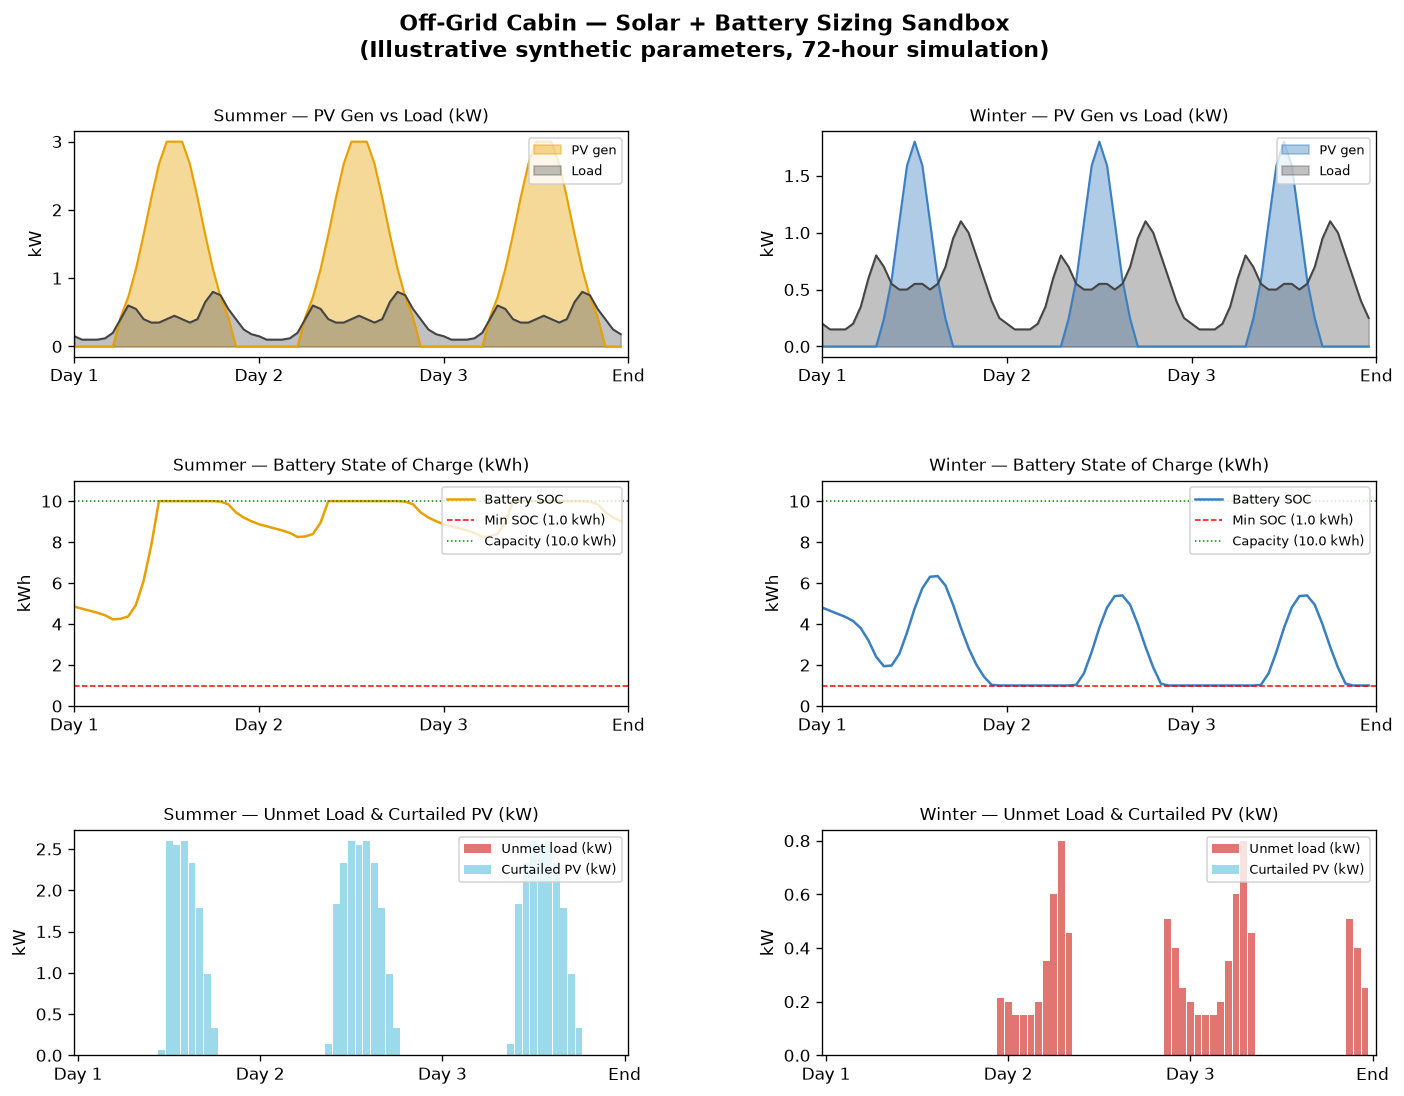

Write Python code to recreate this figure.
"""
solar_battery_sandbox.py
------------------------
Off-Grid Solar + Battery Sizing Sandbox

A simple, transparent hourly energy balance model for an off-grid cabin.
All parameters are illustrative synthetic defaults — not from any proprietary source.

Model logic (per hour):
  pv_gen   = peak_kw * cf_hour              # PV output
  net      = pv_gen - load_kw               # positive = surplus, negative = deficit
  if net > 0:
      charge battery (up to capacity); remainder is curtailed PV
  if net < 0:
      discharge battery (down to min_soc); remainder is unmet load

Outputs: CSV data per scenario + combined PNG figure.
"""

import csv
import math
import os

# ── optional matplotlib guard ────────────────────────────────────────────────
try:
    import matplotlib
    matplotlib.use("Agg")
    import matplotlib.pyplot as plt
    import matplotlib.gridspec as gridspec
    HAS_MPL = True
except ImportError:
    HAS_MPL = False
    print("WARNING: matplotlib not found — PNG will not be generated.")

# ─────────────────────────────────────────────────────────────────────────────
# PARAMETERS (all illustrative / synthetic)
# ─────────────────────────────────────────────────────────────────────────────

# PV array
PV_PEAK_KW = 3.0          # nameplate capacity

# Battery
BATT_CAPACITY_KWH = 10.0  # usable capacity (illustrative; e.g. 2×5 kWh LFP)
BATT_MIN_SOC_KWH  = 1.0   # keep ~10 % as a depth-of-discharge floor
BATT_INIT_SOC_KWH = 5.0   # starting state of charge
BATT_EFF          = 0.95   # round-trip efficiency (applied on charge)

# Hourly load profile — synthetic "cabin" (kW)
# Peaks in morning/evening; low overnight.  Two seasons differ in magnitude.
LOAD_SUMMER = [
    0.15, 0.10, 0.10, 0.10, 0.12, 0.20,   # 00–05
    0.40, 0.60, 0.55, 0.40, 0.35, 0.35,   # 06–11
    0.40, 0.45, 0.40, 0.35, 0.40, 0.65,   # 12–17
    0.80, 0.75, 0.55, 0.40, 0.25, 0.18,   # 18–23
]

LOAD_WINTER = [
    0.20, 0.15, 0.15, 0.15, 0.20, 0.35,   # 00–05  (more heating/lighting)
    0.60, 0.80, 0.70, 0.55, 0.50, 0.50,   # 06–11
    0.55, 0.55, 0.50, 0.55, 0.70, 0.95,   # 12–17
    1.10, 1.00, 0.80, 0.60, 0.40, 0.25,   # 18–23
]

# Hourly PV capacity factor profiles (fraction of peak, synthetic clear-sky shape)
def _bell(hour, peak_hour, width, amplitude):
    """Simple Gaussian bell for a single-hump PV day."""
    return amplitude * math.exp(-0.5 * ((hour - peak_hour) / width) ** 2)

def pv_cf_summer(hour):
    """Longer solar day, higher sun, sunrise ~06:00, sunset ~20:00."""
    if 6 <= hour <= 20:
        return min(1.0, _bell(hour, 13, 3.5, 1.05))
    return 0.0

def pv_cf_winter(hour):
    """Shorter solar day, lower sun angle (~60 % of summer peak), sunrise ~08:00, sunset ~16:00."""
    if 8 <= hour <= 16:
        return min(1.0, _bell(hour, 12, 2.0, 0.60))
    return 0.0


# ─────────────────────────────────────────────────────────────────────────────
# SIMULATION ENGINE
# ─────────────────────────────────────────────────────────────────────────────

def simulate(name, load_24h, pv_cf_fn, days=3):
    """
    Run hourly simulation for `days` days.
    Returns list of dicts with columns:
      hour, load_kw, pv_gen_kw, batt_soc_kwh,
      unmet_kw, curtailed_kw, net_kw
    """
    rows = []
    soc = BATT_INIT_SOC_KWH

    for d in range(days):
        for h in range(24):
            abs_hour = d * 24 + h
            load = load_24h[h]
            pv   = PV_PEAK_KW * pv_cf_fn(h)
            net  = pv - load        # + means surplus

            unmet     = 0.0
            curtailed = 0.0

            if net >= 0:
                # Surplus: charge battery
                charge_avail = (BATT_CAPACITY_KWH - soc) / BATT_EFF
                charge       = min(net, charge_avail)
                soc         += charge * BATT_EFF
                curtailed    = net - charge
            else:
                # Deficit: discharge battery
                deficit      = -net
                discharge    = min(deficit, soc - BATT_MIN_SOC_KWH)
                soc         -= discharge
                unmet        = deficit - discharge

            rows.append({
                "scenario":    name,
                "day":         d + 1,
                "hour_of_day": h,
                "abs_hour":    abs_hour,
                "load_kw":     round(load, 4),
                "pv_gen_kw":   round(pv,  4),
                "net_kw":      round(net, 4),
                "batt_soc_kwh":round(soc, 4),
                "unmet_kw":    round(unmet, 4),
                "curtailed_kw":round(curtailed, 4),
            })

    return rows


def summarize(rows, name):
    total_load    = sum(r["load_kw"]     for r in rows)
    total_pv      = sum(r["pv_gen_kw"]   for r in rows)
    total_unmet   = sum(r["unmet_kw"]    for r in rows)
    total_curt    = sum(r["curtailed_kw"] for r in rows)
    reliability   = 100 * (1 - total_unmet / total_load) if total_load else 0
    self_suf      = 100 * (total_pv - total_curt) / total_load if total_load else 0
    print(f"\n── {name} (72-hour summary) ──")
    print(f"  Total load         : {total_load:.2f} kWh")
    print(f"  Total PV generated : {total_pv:.2f} kWh")
    print(f"  Unmet load         : {total_unmet:.2f} kWh  ({100*total_unmet/total_load:.1f}% of load)")
    print(f"  Curtailed PV       : {total_curt:.2f} kWh")
    print(f"  Load reliability   : {reliability:.1f}%")
    print(f"  Served-energy ratio: {self_suf:.1f}%  (simplified; useful PV incl. storage effects)")


# ─────────────────────────────────────────────────────────────────────────────
# PLOT
# ─────────────────────────────────────────────────────────────────────────────

def make_plot(summer_rows, winter_rows, out_path):
    fig = plt.figure(figsize=(14, 10))
    fig.suptitle(
        "Off-Grid Cabin — Solar + Battery Sizing Sandbox\n"
        "(Illustrative synthetic parameters, 72-hour simulation)",
        fontsize=13, fontweight="bold", y=0.98,
    )
    gs = gridspec.GridSpec(3, 2, figure=fig, hspace=0.55, wspace=0.35)

    scenarios = [
        ("Summer", summer_rows, "#e8a000"),
        ("Winter", winter_rows, "#3a7fc1"),
    ]

    for col, (label, rows, color) in enumerate(scenarios):
        hours      = [r["abs_hour"]    for r in rows]
        load       = [r["load_kw"]     for r in rows]
        pv         = [r["pv_gen_kw"]   for r in rows]
        soc        = [r["batt_soc_kwh"] for r in rows]
        unmet      = [r["unmet_kw"]    for r in rows]
        curtailed  = [r["curtailed_kw"] for r in rows]

        # Row 0: PV vs load
        ax0 = fig.add_subplot(gs[0, col])
        ax0.fill_between(hours, pv,   alpha=0.4, color=color,   label="PV gen")
        ax0.fill_between(hours, load, alpha=0.4, color="#666",  label="Load")
        ax0.plot(hours, pv,   color=color,  linewidth=1.2)
        ax0.plot(hours, load, color="#444", linewidth=1.2)
        ax0.set_title(f"{label} — PV Gen vs Load (kW)", fontsize=10)
        ax0.set_ylabel("kW")
        ax0.legend(fontsize=8, loc="upper right")
        ax0.set_xticks([0, 24, 48, 72])
        ax0.set_xticklabels(["Day 1", "Day 2", "Day 3", "End"])
        ax0.set_xlim(0, 72)

        # Row 1: Battery SOC
        ax1 = fig.add_subplot(gs[1, col])
        ax1.plot(hours, soc, color=color, linewidth=1.5, label="Battery SOC")
        ax1.axhline(BATT_MIN_SOC_KWH, color="red", linestyle="--", linewidth=0.9, label=f"Min SOC ({BATT_MIN_SOC_KWH} kWh)")
        ax1.axhline(BATT_CAPACITY_KWH, color="green", linestyle=":", linewidth=0.9, label=f"Capacity ({BATT_CAPACITY_KWH} kWh)")
        ax1.set_title(f"{label} — Battery State of Charge (kWh)", fontsize=10)
        ax1.set_ylabel("kWh")
        ax1.set_ylim(0, BATT_CAPACITY_KWH + 1)
        ax1.legend(fontsize=8, loc="upper right")
        ax1.set_xticks([0, 24, 48, 72])
        ax1.set_xticklabels(["Day 1", "Day 2", "Day 3", "End"])
        ax1.set_xlim(0, 72)

        # Row 2: Unmet load & curtailed PV
        ax2 = fig.add_subplot(gs[2, col])
        ax2.bar(hours, unmet,     width=0.9, color="#d9534f", alpha=0.8, label="Unmet load (kW)")
        ax2.bar(hours, curtailed, width=0.9, color="#5bc0de", alpha=0.6, label="Curtailed PV (kW)", bottom=[0]*len(hours))
        ax2.set_title(f"{label} — Unmet Load & Curtailed PV (kW)", fontsize=10)
        ax2.set_ylabel("kW")
        ax2.legend(fontsize=8, loc="upper right")
        ax2.set_xticks([0, 24, 48, 72])
        ax2.set_xticklabels(["Day 1", "Day 2", "Day 3", "End"])
        ax2.set_xlim(-0.5, 72.5)

    plt.savefig(out_path, dpi=120, bbox_inches="tight")
    print(f"\nPNG saved → {out_path}")


# ─────────────────────────────────────────────────────────────────────────────
# MAIN
# ─────────────────────────────────────────────────────────────────────────────

def main():
    out_dir = os.path.dirname(os.path.abspath(__file__))

    summer = simulate("summer", LOAD_SUMMER, pv_cf_summer)
    winter = simulate("winter", LOAD_WINTER, pv_cf_winter)

    summarize(summer, "Summer")
    summarize(winter, "Winter")

    # Write CSV
    all_rows = summer + winter
    csv_path = os.path.join(out_dir, "solar_battery_sandbox.csv")
    fieldnames = ["scenario","day","hour_of_day","abs_hour","load_kw",
                  "pv_gen_kw","net_kw","batt_soc_kwh","unmet_kw","curtailed_kw"]
    with open(csv_path, "w", newline="") as f:
        writer = csv.DictWriter(f, fieldnames=fieldnames)
        writer.writeheader()
        writer.writerows(all_rows)
    print(f"\nCSV saved → {csv_path}")

    # Write PNG
    if HAS_MPL:
        png_path = os.path.join(out_dir, "solar_battery_sandbox.png")
        make_plot(summer, winter, png_path)
    else:
        print("Skipping PNG (matplotlib unavailable).")


if __name__ == "__main__":
    main()
